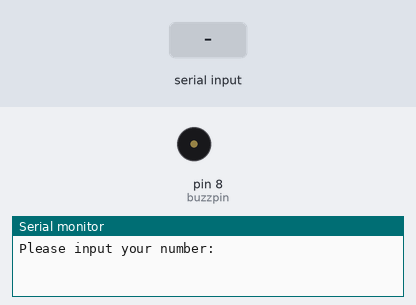
The sketch below on a simulated Arduino Uno, built with avr-gcc and run on an emulated ATmega328P. Shown: buzzer (waves = sounding, pin HIGH), the last lines printed to the serial monitor. The test bench sets the inputs (shaded band).

Above: at 1.2 s.
1.3 s: "90,45\n" received over Serial
At 2.3 s:
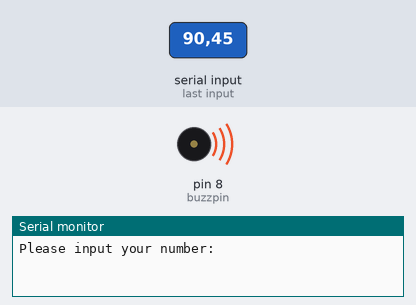
4.3 s: "30,150\n" received over Serial
At 9.6 s:
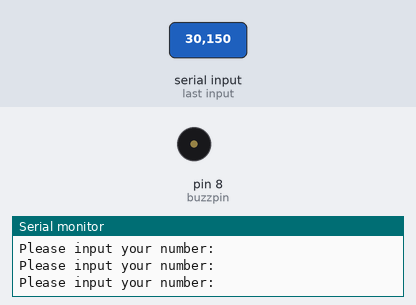
Timing chart, 0 to 11.1 s (numbered marks = the images above; inputs shaded):
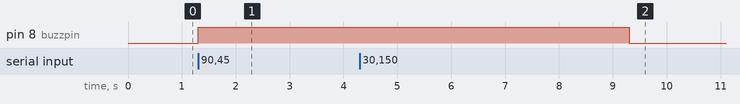

The sketch:

9_Buzzer_Program.ino
```cpp
int mynum;
int buzzpin = 8;
String msg = "Please input your number: ";
void setup() {
  Serial.begin(9600);
  pinMode(buzzpin,OUTPUT);
}

void loop() {
  Serial.println(msg);
  while(Serial.available() == 0){}
  mynum = Serial.parseInt();

  if (mynum > 10){
    digitalWrite(buzzpin,HIGH);
    delay(2000);
    digitalWrite(buzzpin,LOW);
  }

}
```

Measured:
- after the input at 1.3 s, pin 8 (buzzpin): LOW → HIGH at once
- after the input at 4.3 s, pin 8 (buzzpin): HIGH → LOW after 5.0 s instead of 1.0 s
